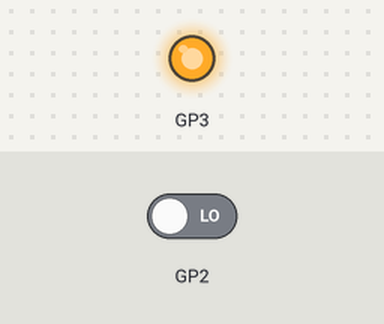
A sketch run on a simulated Raspberry Pi Pico. Shown: output pins drawn as LEDs (lit = HIGH). Dashed ring = blinking. The test bench sets the inputs (shaded band); at power-on: GP2 LOW.

Above: at 1.2 s.
1.3 s: GP2 driven HIGH
At 2.05 s:
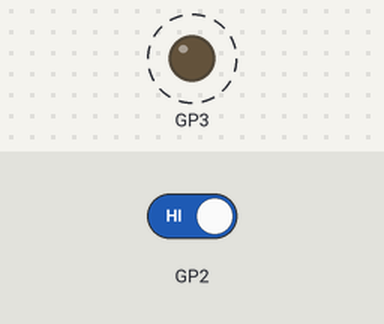
4.3 s: GP2 driven LOW
Timing chart, 0 to 4.8 s (numbered marks = the images above; inputs shaded):
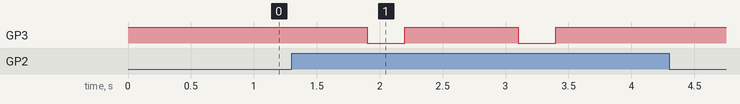

The sketch:

macchina_a_stati_led.ino
```cpp
int stato = 0;

void setup() {
  pinMode(2, INPUT);
  pinMode(3, OUTPUT);

  stato = 1;
}

void loop() {
  switch (stato) {
    case 0:
      loop0();
    break;
    case 1:
      loop1();
    break;
    case 2:
      loop2();
    break;
    case 3:
      loop3();
    break;
  }
}

void loop0() {
  digitalWrite(3, LOW);
  if (digitalRead(2)) {
    stato = 1;
    delay(300);
  }
}
void loop1() {
  digitalWrite(3, HIGH);
  if (digitalRead(2)) {
    stato = 2;
    delay(300);
  }
}

unsigned long t0, dt = 0;
int statoled = LOW;
void loop2() {
  //blink non bloccante
  dt = millis() - t0;
  if (dt >= 500) {
    statoled = !statoled;
    digitalWrite(3, statoled);
    t0 = millis();
  }
  if (digitalRead(2)) {
    stato = 3;
    delay(300);
  }
}
void loop3() {
  analogWrite(3, 100);
  if (digitalRead(2)) {
    stato = 0;
    delay(300);
  }
}
```

Measured:
- after the input at 1.3 s, GP3: alternates HIGH for 0.90 s and LOW for 0.30 s, starting after 0.60 s
